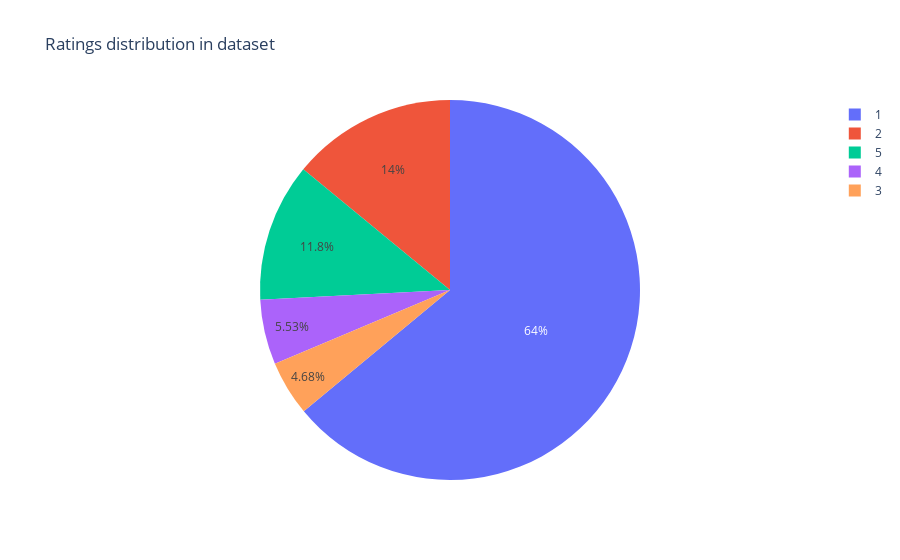

Here is the notebook cell this chart was saved with:
### Markdown cell above
## Exploratory Data Analysis

### Code cell
# How is the rating distribution like within the dataset?

import plotly.express as px

fig = px.pie(df, names='Rating', title='Ratings distribution in dataset')
fig.show()



# More than 50% of the ratings in this dataset gave a score 1 rating.

### Figure 1 — Plotly figure (JSON) as saved in the notebook; plotly's stock layout.template omitted (floating-point values rounded to 4 significant figures; data arrays with more than 128 entries replaced by an {"elided": "..."} marker saying what was removed)
{"data": [{"domain": {"x": [0, 1], "y": [0, 1]}, "hovertemplate": "Rating=%{label}<extra></extra>", "labels": {"elided": "705 int values"}, "legendgroup": "", "name": "", "showlegend": true, "type": "pie"}], "layout": {"legend": {"tracegroupgap": 0}, "title": {"text": "Ratings distribution in dataset"}}}
